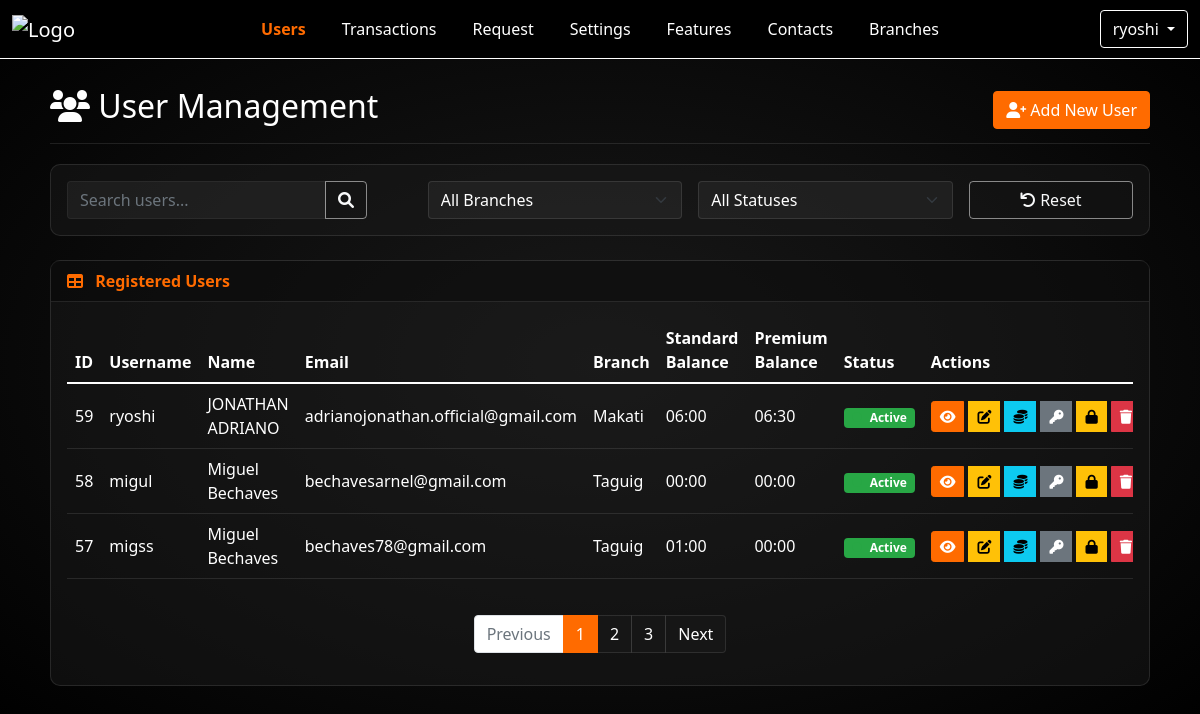
The page /admin-test.php (signed in) on the database its author committed.
### tables this page shows
CREATE TABLE `users` (
  `id` int(6) UNSIGNED NOT NULL,
  `username` varchar(30) NOT NULL,
  `email` varchar(50) NOT NULL,
  `firstname` varchar(30) NOT NULL,
  `surname` varchar(30) NOT NULL,
  `branch` varchar(50) NOT NULL,
  `password` varchar(255) NOT NULL,
  `account_active` tinyint(1) DEFAULT 1,
  `reg_date` timestamp NOT NULL DEFAULT current_timestamp() ON UPDATE current_timestamp(),
  `login_alerts` tinyint(1) NOT NULL DEFAULT 1,
  `password_changes` tinyint(1) NOT NULL DEFAULT 1,
  `is_admin` tinyint(1) NOT NULL DEFAULT 0 COMMENT 'Flag to identify admin users (1=admin, 0=regular user)'
);

### admin-test.php (the view, shortened to what this page needs)
<?php
$servername = "localhost";
$username = "root";
$password = "";
$dbname = "kadiliman";
$conn = new mysqli($servername, $username, $password, $dbname);
$sql = "SELECT u.*,
       COALESCE(ub.standard_balance, 0) as standard_balance,
       COALESCE(ub.premium_balance, 0) as premium_balance,
       COALESCE(ub.conversions_used, 0) as conversions_used,
       COALESCE(ub.conversion_reset_time, '') as conversion_reset_time,
       CASE WHEN u.account_active IS NULL THEN 1 ELSE u.account_active END as account_active
       FROM users u
       LEFT JOIN user_balance ub ON u.id = ub.user_id
       ORDER BY u.id DESC";
$result = $conn->query($sql);
$users = [];
if ($result && $result->num_rows > 0) {
    while ($row = $result->fetch_assoc()) {
        $users[] = $row;
    }
}
function convertToHoursMins($decimal) {
    $hours = floor($decimal);
    $minutes = round(($decimal - $hours) * 60);
    return sprintf('%02d:%02d', $hours, $minutes);
}
?>
<!doctype html>
<html lang="en">
<head>
    <link href="https://cdn.jsdelivr.net/npm/bootstrap@5.1.3/dist/css/bootstrap.min.css" rel="stylesheet">
    <link rel="stylesheet" href="https://cdnjs.cloudflare.com/ajax/libs/font-awesome/6.0.0/css/all.min.css">
</head>
<body>
    <nav class="navbar navbar-expand-lg navbar-dark navbar-custom">
        <div class="container-fluid">
            <a class="navbar-brand" href="Homepage.html">
            <img src="img/eye-removebg-preview.png" alt="Logo" height="40">
            </a>
            <div class="collapse navbar-collapse" id="navbarNavDropdown">
            <ul class="navbar-nav center-nav">
                <li class="nav-item">
                <a class="nav-link active" aria-current="page" href="admin.php">Users</a>
                </li>
                <li class="nav-item">
                <a class="nav-link" href="admin_transactions.php">Transactions</a>
                </li>
                <li class="nav-item">
                <a class="nav-link" href="admin_request.php">Request</a>
                </li>
                <li class="nav-item">
                <a class="nav-link" href="admin_settings.php">Settings</a>
                </li>
                <li class="nav-item">
                  <a class="nav-link" href="Features.php">Features</a>
                </li>
                <li class="nav-item">
                  <a class="nav-link" href="contact.php">Contacts</a>
                </li>
                <li class="nav-item">
                  <a class="nav-link" href="branches.php">Branches</a>
                </li>
            </ul>
            <?php if (isset($_SESSION['admin_username'])): ?>
                <div class="ms-auto dropdown">
                  <button class="btn btn-sign-in dropdown-toggle" type="button" id="dropdownMenuButton" data-bs-toggle="dropdown" aria-expanded="false">
                    <?php echo $_SESSION['admin_username']; ?>
                  </button>
                </div>
            <?php endif; ?>
        </div>
        </nav>
    <div class="container admin-container">
        <div class="admin-header">
            <h2><i class="fas fa-users"></i> User Management</h2>
            <button class="btn btn-primary" data-bs-toggle="modal" data-bs-target="#addUserModal">
                <i class="fas fa-user-plus"></i> Add New User
            </button>
        </div>
        <div class="card mb-4">
            <div class="card-body">
                <div class="row g-3">
                    <div class="col-md-4">
                        <div class="input-group search-input">
                            <input type="text" class="form-control" id="searchInput" placeholder="Search users...">
                            <button class="btn btn-outline-light" type="button" id="searchButton">
                                <i class="fas fa-search"></i>
                            </button>
                        </div>
                    </div>
                    <div class="col-md-3">
                        <select class="form-select" id="branchFilter">
                            <option value="">All Branches</option>
                        </select>
                    </div>
                    <div class="col-md-3">
                        <select class="form-select" id="statusFilter">
                            <option value="">All Statuses</option>
                        </select>
                    </div>
                    <div class="col-md-2">
                        <button class="btn btn-outline-light w-100" id="resetFilters">
                            <i class="fas fa-undo"></i> Reset
                        </button>
                    </div>
                </div>
            </div>
        </div>
        <div class="card">
            <div class="card-header">
                <i class="fas fa-table me-2"></i> Registered Users
            </div>
            <div class="card-body">
                <div class="table-responsive">
                    <table class="table table-hover" id="usersTable">
                        <thead>
                            <tr>
                                <th>ID</th>
                                <th>Username</th>
                                <th>Name</th>
                                <th>Email</th>
                                <th>Branch</th>
                                <th>Standard Balance</th>
                                <th>Premium Balance</th>
                                <th>Status</th>
                                <th>Actions</th>
                            </tr>
                        </thead>
                        <tbody>
                            <?php foreach ($users as $user): ?>
                                <tr>
                                    <td><?php echo $user['id']; ?></td>
                                    <td><?php echo htmlspecialchars($user['username']); ?></td>
                                    <td><?php echo htmlspecialchars($user['firstname'] . ' ' . $user['surname']); ?></td>
                                    <td><?php echo htmlspecialchars($user['email']); ?></td>
                                    <td><?php echo htmlspecialchars($user['branch']); ?></td>
                                    <td><?php echo convertToHoursMins($user['standard_balance']); ?></td>
                                    <td><?php echo convertToHoursMins($user['premium_balance']); ?></td>
                                    <td>
                                        <?php if ($user['account_active'] == 1): ?>
                                            <span class="badge badge-active">
                                                <span class="status-dot status-active"></span> Active
                                            </span>
                                        <?php else: ?>
                                            <span class="badge badge-locked">
                                                <span class="status-dot status-locked"></span> Locked
                                            </span>
                                        <?php endif; ?>
                                    </td>
                                    <td>
                                        <div class="btn-group">
                                            <button class="btn btn-primary btn-sm btn-icon view-btn" data-id="<?php echo $user['id']; ?>" data-bs-toggle="modal" data-bs-target="#viewUserModal">
                                                <i class="fas fa-eye"></i>
                                            </button>
                                            <button class="btn btn-warning btn-sm btn-icon edit-btn" data-id="<?php echo $user['id']; ?>" data-bs-toggle="modal" data-bs-target="#editUserModal">
                                                <i class="fas fa-edit"></i>
                                            </button>
                                            <button class="btn btn-info btn-sm btn-icon balance-btn" data-id="<?php echo $user['id']; ?>" data-bs-toggle="modal" data-bs-target="#balanceModal">
                                                <i class="fas fa-coins"></i>
                                            </button>
                                            <button class="btn btn-secondary btn-sm btn-icon reset-btn" data-id="<?php echo $user['id']; ?>" data-bs-toggle="modal" data-bs-target="#resetPasswordModal">
                                                <i class="fas fa-key"></i>
                                            </button>
                                            <button class="btn btn-<?php echo ($user['account_active'] == 1) ? 'warning' : 'success'; ?> btn-sm btn-icon lock-btn" data-id="<?php echo $user['id']; ?>" data-status="<?php echo $user['account_active']; ?>" data-bs-toggle="modal" data-bs-target="#lockUserModal">
                                                <i class="fas fa-<?php echo ($user['account_active'] == 1) ? 'lock' : 'unlock'; ?>"></i>
                                            </button>
                                            <button class="btn btn-danger btn-sm btn-icon delete-btn" data-id="<?php echo $user['id']; ?>" data-bs-toggle="modal" data-bs-target="#deleteUserModal">
                                                <i class="fas fa-trash"></i>
                                            </button>
                                        </div>
                                    </td>
                                </tr>
                            <?php endforeach; ?>
                        </tbody>
                    </table>
                </div>
                <nav aria-label="Page navigation">
                    <ul class="pagination">
                        <li class="page-item disabled">
                            <a class="page-link" href="#" tabindex="-1" aria-disabled="true">Previous</a>
                        </li>
                        <li class="page-item active"><a class="page-link" href="#">1</a></li>
                        <li class="page-item"><a class="page-link" href="#">2</a></li>
                        <li class="page-item"><a class="page-link" href="#">3</a></li>
                        <li class="page-item">
                            <a class="page-link" href="#">Next</a>
                        </li>
                    </ul>
                </nav>
            </div>
        </div>
    </div>
</body>
</html>

### admin-test.php (style rules this page uses)
body { background: radial-gradient(#1a1a1a 0%, #000000 100%); color: white; height: 100%; margin: 0; padding-top: 67px; }
.navbar-custom { background-color: #000 !important; border-bottom: 1px solid #ffffff; position: fixed; top: 0; width: 100%; z-index: 1030; }
.navbar-custom .navbar-brand { margin-right: 2rem; }
.navbar-custom .navbar-nav .nav-link { color: #fff; margin: 0 10px; transition: color 0.3s, transform 0.2s; }
.navbar-custom .navbar-nav .nav-link.active { color: #ff6b00; font-weight: bold; }
.btn-sign-in { background-color: transparent; border: 1px solid #ffffff; color: #ffffff; transition: all 0.3s; }
.center-nav { position: absolute; left: 50%; transform: translateX(-50%); }
.admin-container { padding: 20px; }
.admin-header { display: flex; justify-content: space-between; align-items: center; margin-bottom: 20px; padding-bottom: 10px; border-bottom: 1px solid rgba(255, 255, 255, 0.1); }
.card { background-color: rgba(26, 26, 26, 0.5); border: 1px solid rgba(255, 255, 255, 0.1); border-radius: 10px; margin-bottom: 20px; }
.card-header { background-color: rgba(0, 0, 0, 0.3); border-bottom: 1px solid rgba(255, 255, 255, 0.1); color: #ff6b00; font-weight: bold; }
.table { color: #fff; }
.table th { border-color: rgba(255, 255, 255, 0.1); }
.table td { border-color: rgba(255, 255, 255, 0.1); vertical-align: middle; }
.badge-active { background-color: #28a745; color: white; }
.btn-primary { background-color: #ff6b00; border-color: #ff6b00; }
.btn-danger { background-color: #dc3545; border-color: #dc3545; }
.form-control, .form-select { background-color: rgba(255, 255, 255, 0.05); border: 1px solid rgba(255, 255, 255, 0.1); color: #ffffff; }
.btn-outline-light { border-color: rgba(255, 255, 255, 0.5); }
.btn-icon { padding: 0.25rem 0.5rem; font-size: 0.875rem; margin-right: 5px; }
.status-dot { display: inline-block; width: 10px; height: 10px; border-radius: 50%; margin-right: 5px; }
.status-active { background-color: #28a745; }
.search-input { width: 300px; max-width: 100%; }
.pagination { margin-top: 20px; justify-content: center; }
.page-link { background-color: rgba(26, 26, 26, 0.5); border-color: rgba(255, 255, 255, 0.1); color: #ffffff; }
.page-item.active .page-link { background-color: #ff6b00; border-color: #ff6b00; }

### rows shown on the page
users: id "59", username "ryoshi", firstname+surname "JONATHAN ADRIANO", email "adrianojonathan.official@gmail.com", branch "Makati", standard_balance "06:00", premium_balance "06:30"
users: id "58", username "migul", firstname+surname "Miguel Bechaves", email "bechavesarnel@gmail.com", branch "Taguig", standard_balance "00:00", premium_balance "00:00"
users: id "57", username "migss", firstname+surname "Miguel Bechaves", email "bechaves78@gmail.com", branch "Taguig", standard_balance "01:00", premium_balance "00:00"

### other values the page prints
$_SESSION['admin_username'] "ryoshi"
